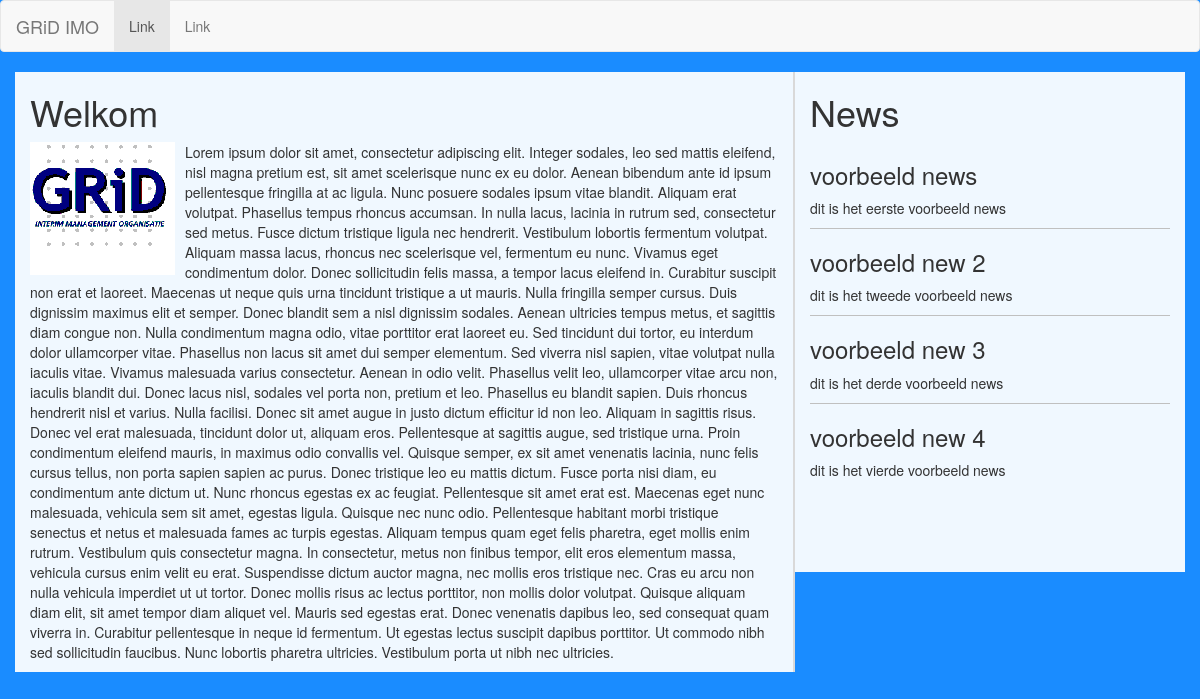
The page / on the database its author committed.
### tables this page shows
CREATE TABLE IF NOT EXISTS `news` (
  `id` int(11) NOT NULL AUTO_INCREMENT,
  `title` varchar(200) NOT NULL,
  `text` varchar(5000) NOT NULL,
  PRIMARY KEY (`id`)
);

### index.php (the view, shortened to what this page needs)
<!DOCTYPE html>
<html lang="en">
  <head>
    <link href="css/style.css" rel="stylesheet">
  <link href="css/bootstrap.min.css" rel="stylesheet">
  </head>
  <body>
    <?php include 'header.php';?>
    <div class="container">
      <div class="row">
  <div class="col-sm-8 welkom">  <h1>Welkom </h1>
    <img src="images/GRID_logo.gif"  style="float: left; padding-right: 10px;">
  <p> Lorem ipsum dolor sit amet, consectetur adipiscing elit. Integer sodales, leo sed mattis eleifend, nisl magna pretium est, sit amet scelerisque nunc ex eu dolor. Aenean bibendum ante id ipsum pellentesque fringilla at ac ligula. Nunc posuere sodales ipsum vitae blandit. Aliquam erat volutpat. Phasellus tempus rhoncus accumsan. In nulla lacus, lacinia in rutrum sed, consectetur sed metus. Fusce dictum tristique ligula nec hendrerit. Vestibulum lobortis fermentum volutpat. Aliquam massa lacus, rhoncus nec scelerisque vel, fermentum eu nunc. Vivamus eget condimentum dolor.
Donec sollicitudin felis massa, a tempor lacus eleifend in. Curabitur suscipit non erat et laoreet. Maecenas ut neque quis urna tincidunt tristique a ut mauris. Nulla fringilla semper cursus. Duis dignissim maximus elit et semper. Donec blandit sem a nisl dignissim sodales. Aenean ultricies tempus metus, et sagittis diam congue non.
Nulla condimentum magna odio, vitae porttitor erat laoreet eu. Sed tincidunt dui tortor, eu interdum dolor ullamcorper vitae. Phasellus non lacus sit amet dui semper elementum. Sed viverra nisl sapien, vitae volutpat nulla iaculis vitae. Vivamus malesuada varius consectetur. Aenean in odio velit. Phasellus velit leo, ullamcorper vitae arcu non, iaculis blandit dui. Donec lacus nisl, sodales vel porta non, pretium et leo. Phasellus eu blandit sapien. Duis rhoncus hendrerit nisl et varius. Nulla facilisi. Donec sit amet augue in justo dictum efficitur id non leo. Aliquam in sagittis risus. Donec vel erat malesuada, tincidunt dolor ut, aliquam eros. Pellentesque at sagittis augue, sed tristique urna. Proin condimentum eleifend mauris, in maximus odio convallis vel.
Quisque semper, ex sit amet venenatis lacinia, nunc felis cursus tellus, non porta sapien sapien ac purus. Donec tristique leo eu mattis dictum. Fusce porta nisi diam, eu condimentum ante dictum ut. Nunc rhoncus egestas ex ac feugiat. Pellentesque sit amet erat est. Maecenas eget nunc malesuada, vehicula sem sit amet, egestas ligula. Quisque nec nunc odio. Pellentesque habitant morbi tristique senectus et netus et malesuada fames ac turpis egestas. Aliquam tempus quam eget felis pharetra, eget mollis enim rutrum. Vestibulum quis consectetur magna. In consectetur, metus non finibus tempor, elit eros elementum massa, vehicula cursus enim velit eu erat. Suspendisse dictum auctor magna, nec mollis eros tristique nec. Cras eu arcu non nulla vehicula imperdiet ut ut tortor.
Donec mollis risus ac lectus porttitor, non mollis dolor volutpat. Quisque aliquam diam elit, sit amet tempor diam aliquet vel. Mauris sed egestas erat. Donec venenatis dapibus leo, sed consequat quam viverra in. Curabitur pellentesque in neque id fermentum. Ut egestas lectus suscipit dapibus porttitor. Ut commodo nibh sed sollicitudin faucibus. Nunc lobortis pharetra ultricies. Vestibulum porta ut nibh nec ultricies.</p>
  </div>
  <div class="col-sm-4 news_container">  <h1>News</h1>
  <div  class='pre-scrollable'>
  <?php
  $servername = "localhost";
  $username = "root";
  $password = "";
  $dbname = "grid_imo";
  $conn = new mysqli($servername, $username, $password, $dbname);
  $sql = "SELECT * FROM news";
  $result = $conn->query($sql);
  if ($result->num_rows > 0) {
      while($row = $result->fetch_assoc()) {
        $title = $row["title"];
        $news_content = $row["text"];
          echo "
<div class='news_object'>
    <h3>$title</h3>
    <p>$news_content</p>
    </div>
          ";
      }
  } else {
      echo "0 results";
  }
  ?>
  </div>
</div>
  </div>
  </body>
</html>

### header.php (shortened to what this page needs)
<!DOCTYPE html>
<html lang="en">
  <head>
  </head>
  <body>
    <nav class="navbar navbar-default">
  <div class="container-fluid">
    <div class="navbar-header">
      <a class="navbar-brand" href="#">GRiD IMO</a>
    </div>
    <div class="collapse navbar-collapse" id="bs-example-navbar-collapse-1">
      <ul class="nav navbar-nav">
        <li class="active"><a href="#">Link <span class="sr-only">(current)</span></a></li>
        <li><a href="#">Link</a></li>
      </ul>
    </div>
  </div>
</nav>
  </body>
</html>

### css/style.css (style rules this page uses)
body { background-color: #1a8cff !important; }
.col-sm-4, .col-sm-8 { background-color: aliceblue; }
.welkom { border-right:solid 2px #d9d9d9; }
.news_container { height: 500px; }
.news_object { border-bottom: silver 1px solid; }

### rows shown on the page
news: title "voorbeeld news", text "dit is het eerste voorbeeld news"
news: title "voorbeeld new 2", text "dit is het tweede voorbeeld news"
news: title "voorbeeld new 3", text "dit is het derde voorbeeld news"
news: title "voorbeeld new 4", text "dit is het vierde voorbeeld news"
